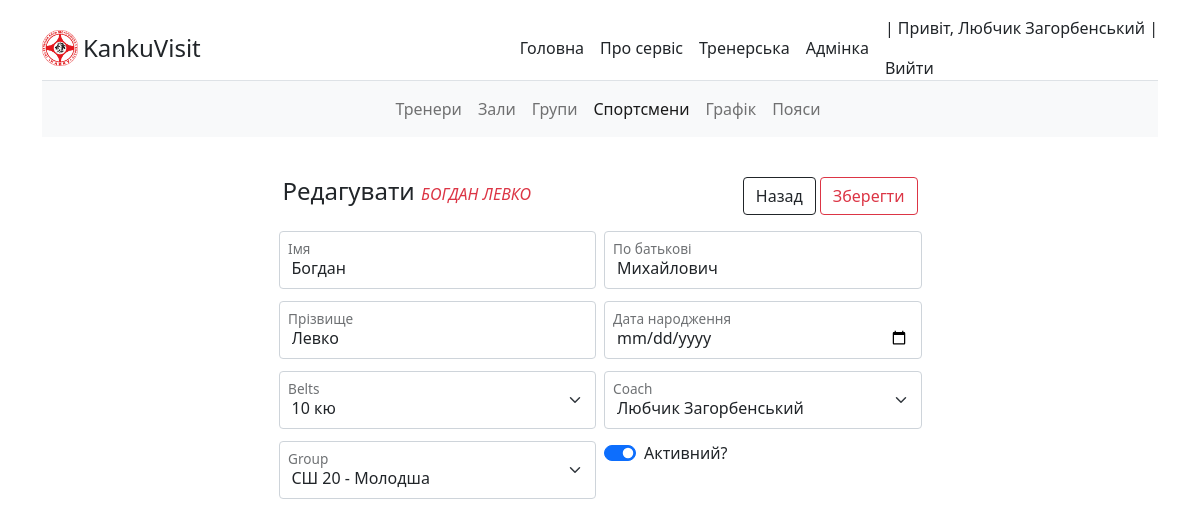
Screenshot of /visit/sportsman/levko-bogdan-mikhailovich/edit (signed in) with the database file from the repository.
### coach/models.py (models this page shows, shortened)
class Coach(AbstractUser):
    surname = models.CharField('По батькові', max_length=20, blank=True)
    dateBirth = models.DateField(
        'Дата народження', default='2000-09-12', blank=True)
    telephone = models.IntegerField(
        'Номер телефону', default='380671111111', blank=True)
    telephone2 = models.IntegerField('Номер телефону 2', blank=True, null=True)
    belts = models.ForeignKey(Belt,
                              on_delete=models.SET_NULL,
                              blank=True,
                              null=True)
    information = models.TextField('Інформація про тренера', blank=True)
    slug = models.SlugField(max_length=255, unique=True,
                            db_index=True, verbose_name='URL')
    def __str__(self):
        return self.first_name + " " + self.last_name
    class Meta:
        verbose_name = 'Тренер'
        verbose_name_plural = 'Тренери'
        ordering = ['-is_active', 'last_name']

### sportsman/models.py (models this page shows, shortened)
class Sportsman(models.Model):
    first_name = models.CharField('Імя', max_length=20)
    surname = models.CharField('По батькові', max_length=20, blank=True)
    last_name = models.CharField('Прізвище', max_length=25)
    dateBirth = models.DateField('Дата народження', blank=True, null=True)
    belts = models.ForeignKey(Belt,
                              on_delete=models.SET_NULL,
                              blank=True,
                              null=True)
    coach = models.ForeignKey(Coach,
                              on_delete=models.SET_NULL,
                              blank=True,
                              null=True)
    group = models.ForeignKey(Group,
                              on_delete=models.SET_NULL,
                              blank=True,
                              null=True)
    is_active = models.BooleanField('Тренується?', default=True)
    slug = models.SlugField(max_length=255, unique=True,
                            db_index=True, verbose_name='URL')
    class Meta:
        verbose_name = 'Спортсмен'
        verbose_name_plural = 'Спортсмени'
        ordering = ['-is_active', 'coach', 'last_name']

### sportsman/views.py (the view)
class SportsmanEditView(LoginRequiredMixin, CustomSuccessMessageMixin, UpdateView):
    model = Sportsman
    template_name = 'sportsman/visit/sportsmanedit.html'
    form_class = SportsmanAddForm
    success_msg = 'Дані ' + Sportsman._meta.verbose_name + 'а обновлено успішно!'
    success_url = reverse_lazy('sportsman')
    def get_context_data(self, **kwargs):
        context = super().get_context_data(**kwargs)
        context['activeSportsman'] = 'active'
        return context
    def get_form_kwargs(self):
        kwargs = super().get_form_kwargs()
        kwargs.update({'user_id': self.request.user.id})
        if kwargs['instance'].coach == None:
            return kwargs
        if self.request.user != kwargs['instance'].coach:
            return self.handle_no_permission()
        return kwargs

### belt/models.py (called while the page is built)
    def __str__(self):
        return str(self.name)

### dodjo/models.py (called while the page is built)
    def __str__(self):
        return self.name

    def __str__(self):
        if self.school:
            groupSchool = str(self.school) + ' - ' + str(self.name)
            return groupSchool
        else:
            print(self.school)
            return 'Не вибрано зал - ' + self.name

### sportsman/templates/sportsman/visit/sportsmanedit.html
{% extends 'main/visit/templates/edit.html' %}
{% block backurl %}
{%url 'sportsman'%}
{% endblock %}

### main/templates/main/visit/templates/edit.html (shortened to what this page needs)
{% extends 'main/visit/templates/baseVisit.html' %}
{%block content%}
<form class="row col-lg-7 m-auto g-2 mt-4" method="post">
  <div class="d-flex p-2 sticky-top">
    <h4 class="me-auto">Редагувати <span
        class="text-uppercase text-danger fs-6 fst-italic fw-light">{{form.first_name.value}}
        {{ form.last_name.value }} {{ form.name.value }}</span></h4>
    <a href="{% block backurl %} {%url 'home'%} {% endblock backurl %}"
      class="btn btn-outline-dark sticky-top me-1">Назад
    </a>
    <button type="submit" class="btn btn-outline-danger sticky-top">Зберегти
    </button>
  </div>
  {% block inputedit %}
  {% for f in form %}
  <div class="form-floating {% block size%} col-sm-6 {% endblock%}" bis_skin_checked="1">
    {% if f.html_name == 'is_active' %}
    <div class="form-check form-switch form-floating col-6">
      <input class="form-check-input" type="checkbox" name="is_active" id="flexSwitchCheckChecked"
        placeholder="Тренується" {% if f.value == True %} checked {% endif %}>
      <p>Активний?</p>
    </div>
    {% elif f.html_name == 'photo' and f.value %}
    <img src="{{f.value.url}}" alt="">
    {% else %}
    {{f}}
    <label for="{{f.id_for_label}}">{{f.label}}</label>
    {% endif %}
  </div>
  {% endfor %}
  {% endblock inputedit %}
</form>
{% endblock content %}

### main/templates/main/base.html (shortened to what this page needs)
{% load static %}
<!DOCTYPE html>
<html lang="ru">
<head>
  <link rel="stylesheet" href="https://cdn.jsdelivr.net/npm/bootstrap@5.1.3/dist/css/bootstrap.min.css"
 />
  <link rel="stylesheet" href="https://cdn.jsdelivr.net/npm/bootstrap-icons@1.8.0/font/bootstrap-icons.css">
  <link type="text/css" rel="stylesheet" href="{% static 'main/css/style.css' %}">
</head>
<body>
  <div class="container py-3">
    <div class="d-flex flex-column flex-md-row align-items-center border-bottom" bis_skin_checked="1">
      <a href="{% url 'home' %}" class="d-flex align-items-center text-dark text-decoration-none logo">
        <img height="36" src="{% static 'main/images/kanku250.png' %}" alt="Логотип">
        <span class="fs-4">KankuVisit</span>
      </a>
      <nav class="d-inline-flex mt-2 mt-md-0 ms-md-auto">
        <a class="me-3 py-2 text-dark text-decoration-none" href="{% url 'home' %}">Головна</a>
        <a class="me-3 py-2 text-dark text-decoration-none" href="{% url 'about' %}">Про сервіс</a>
        {% if user.is_authenticated %}
        <a class="me-3 py-2 text-dark text-decoration-none" href="{% url 'visit' %}">Тренерська</a>
        <a class="me-3 py-2 text-dark text-decoration-none" href="admin">Адмінка</a>
        {% else %}
        <a class="me-3 py-2 text-dark text-decoration-none" href="{% url 'login' %}">Увійти</a>
        <a class="me-3 py-2 text-dark text-decoration-none" href="{% url 'register' %}">Зареєструватись</a>
        {% endif %}
      </nav>
      {% if user.is_authenticated %}
      <div>
        <p>| Привіт, {%if user.first_name%} {{user.first_name}} {{user.last_name}}{%else%}{{user.username}}{%endif%} |
        </p>
        <a class="me-3 py-2 text-dark text-decoration-none" href="{% url 'logout' %}">Вийти</a>
      </div>
      {% endif %}
    </div>
    {% block navigation %}
    {% endblock navigation %}
    {% block content %}
    {% endblock content %}
  </div>
</body>
</html>

### main/static/main/css/style.css (style rules this page uses)
a.logo img { padding-right: 5px; }
a { color: #212529; text-decoration: none; }

### rows the page displays
Coach: first_name "Любчик", last_name "Загорбенський"
Sportsman: first_name.value "БОГДАН", last_name.value "ЛЕВКО", form "Богдан" "Михайлович" "Левко" "10 кю" "Любчик Загорбенський" "СШ 20 - Молодша"
